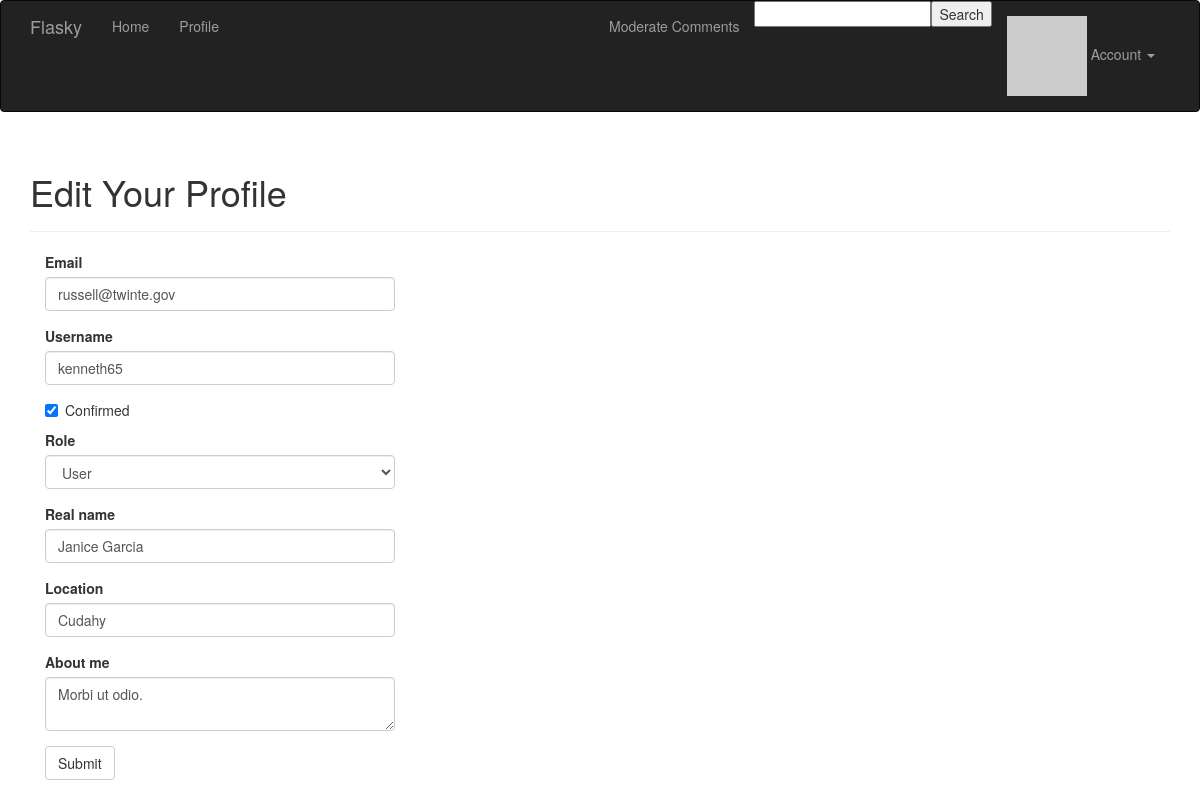
The page /edit-profile/1 (signed in) on the database its author committed.
### app/models.py (models this page shows, shortened)
class User(UserMixin, db.Model):
    __tablename__ = 'users'
    id = db.Column(db.Integer, primary_key=True)
    email = db.Column(db.String(64), unique=True, index=True)
    username = db.Column(db.String(64), unique=True, index=True)
    role_id = db.Column(db.Integer, db.ForeignKey('roles.id'))
    password_hash = db.Column(db.String(128))
    confirmed = db.Column(db.Boolean, default=False)
    name = db.Column(db.String(64))
    location = db.Column(db.String(64))
    about_me = db.Column(db.Text())
    member_since = db.Column(db.DateTime(), default=datetime.utcnow)
    last_seen = db.Column(db.DateTime(), default=datetime.utcnow)
    avatar_hash = db.Column(db.String(32))
    posts = db.relationship('Post', backref='author', lazy='dynamic')           # 由Post.author获得对应的User实例;User.posts得到用户的所有Post实例
    followed = db.relationship('Follow',
                               foreign_keys=[Follow.follower_id],               # [IMP] 这里foreign_key是指当前user.id在Follow模型中的foreign_key
                               backref=db.backref('follower', lazy='joined'),   # 为了消除外键间的歧义(2个外键),定义关系时须用可选参数foreign_keys指定的外键
                               lazy='dynamic',                                  # [IMP] backref()参数并不是指定这两个关系之间的引用关系,而是回引Follow模型
                               cascade='all, delete-orphan')                    # joined模式实现立即从关联查询结果中加载相关对象(list of instances)
    followers = db.relationship('Follow',                                       # dynamic模式:不会直接返回记录,返回可添加额外过滤器的查询对象
                                foreign_keys=[Follow.followed_id],              # cascade参数配置在父对象上执行的操作对相关对象的影响
                                backref=db.backref('followed', lazy='joined'),  # 'all, delete-orphan'表示启用所有默认层叠选项,且还要删除孤儿记录
                                lazy='dynamic',
                                cascade='all, delete-orphan')                   # 多对多关系定义为两个一对多关系:user.followed 和 user.followers
    comments = db.relationship('Comment', backref='author', lazy='dynamic')
    @property
    def password(self):
        """password不可读"""
        raise AttributeError('Password is not a readable attribute.')
    def can(self, permissions):
        return self.role is not None and \
            (self.role.permissions & permissions) == permissions  # [IMP] 按位与运算: 两位同时为1，结果才为1，否则为0
    def ping(self):
        self.last_seen = datetime.utcnow()
        db.session.add(self)
        db.session.commit()
    def gravatar(self, size=100, default='identicon', rating='g'):
        if request.is_secure:
            url = 'https://cn.gravatar.com/avatar'
        else:
            url = 'http://cn.gravatar.com/avatar'
        hash = self.avatar_hash or hashlib.md5(
            self.email.encode('utf-8')).hexdigest()
        return '{url}/{hash}?s={size}&d={default}&r={rating}'.format(
            url=url, hash=hash, size=size, default=default, rating=rating)

### app/main/views.py (the view, shortened to what this page needs)
@main.route('/edit-profile/<int:id>', methods=['GET', 'POST'])  # 尖括号中id即为视图函数edit_profile_admin()的参数
@login_required
@admin_required  # 检查管理员权限
def edit_profile_admin(id):
    user = User.query.get_or_404(id)
    form = EditProfileAdminForm(user=user)
    form.email.data = user.email
    form.username.data = user.username
    form.confirmed.data = user.confirmed
    form.role.data = user.role_id
    form.name.data = user.name
    form.location.data = user.location
    form.about_me.data = user.about_me
    return render_template('edit_profile.html', form=form, user=user)

### app/main/forms.py
class SearchForm(FlaskForm):
    search = StringField('Search', validators=[DataRequired()])

### app/auth/views.py (called while the page is built)
@auth.before_app_request
def before_request():
    if current_user.is_authenticated:
        current_user.ping()                                  # [IMP] 更新数据库User模型的last_seen属性
        g.search_form = SearchForm()                         # [IMP] 创建搜索表单对象并使得其对所有模版可用,存放在全局变量g中
        if not current_user.confirmed \
            and request.endpoint[:5] != 'auth.' \
            and request.endpoint != 'static':
            return redirect(url_for('auth.unconfirmed'))

### app/main/__init__.py (called while the page is built)
@main.app_context_processor
def inject_permissions():
    return dict(Permission=Permission)

### app/main/views.py (called while the page is built)
@main.after_app_request                                                 # 在视图函数处理完请求之后执行
def after_request(response):
    for query in get_debug_queries():
        if query.duration >= current_app.config['FLASKY_SLOW_DB_QUERY_TIME']:
            current_app.logger.warning(
                'Slow query: %s\nParameters: %s\nDuration: %fs\nContext: %s\n'
                % (query.statement, query.parameters, query.duration,
                   query.context))
    return response

### app/models.py (called while the page is built)
@login_manager.user_loader
def load_user(user_id):
    return User.query.get(int(user_id))

### app/templates/edit_profile.html (shortened to what this page needs)
{% extends "base.html" %}
{% import "bootstrap/wtf.html" as wtf %}
{% block page_content %}
<div class="page-header">
    <h1>Edit Your Profile</h1>
</div>
<div class="col-md-4">
    {{ wtf.quick_form(form) }}
</div>
{% endblock %}

### rows shown on the page
User: email "russell@twinte.gov", username "kenneth65", confirmed "☑", role "User", name "Janice Garcia", location "Cudahy", about_me "Morbi ut odio."
